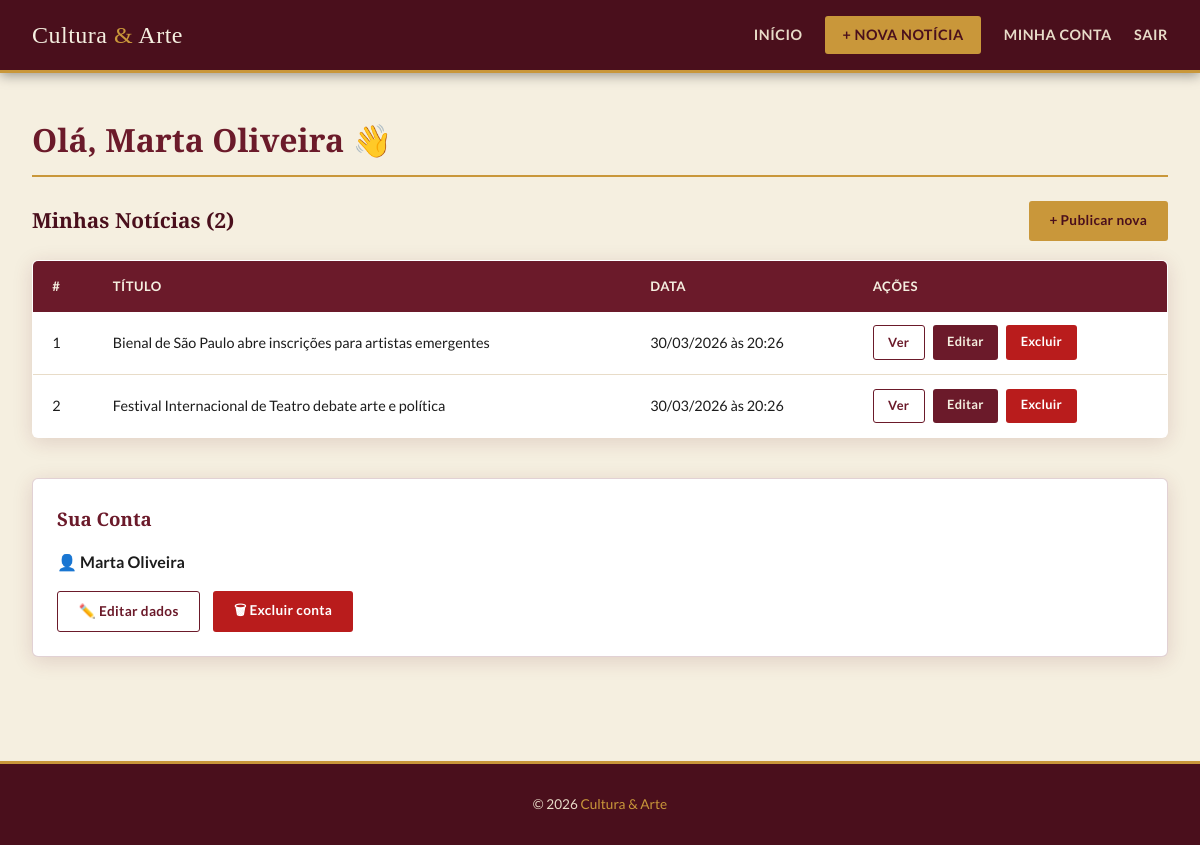
Page /dashboard.php (signed in) on the committed database.
### tables this page shows
CREATE TABLE IF NOT EXISTS noticias (
  id        INT AUTO_INCREMENT PRIMARY KEY,
  titulo    VARCHAR(255) NOT NULL,
  noticia   TEXT         NOT NULL,
  data      DATETIME     DEFAULT CURRENT_TIMESTAMP,
  autor     INT          NOT NULL,
  imagem    VARCHAR(255) DEFAULT NULL,
  CONSTRAINT fk_autor FOREIGN KEY (autor) REFERENCES usuarios(id)
    ON DELETE CASCADE ON UPDATE CASCADE
);

### funcoes.php (called while the page is built, shortened)
<?php
function limpar(string $str): string {
    return htmlspecialchars(trim($str), ENT_QUOTES, 'UTF-8');
}
function usuarioLogado(): array {
    return [
        'id'   => $_SESSION['usuario_id']   ?? null,
        'nome' => $_SESSION['usuario_nome'] ?? '',
    ];
}
function formatarData(string $data): string {
    $dt = new DateTime($data);
    return $dt->format('d/m/Y \à\s H:i');
}

### dashboard.php (the view, shortened to what this page needs)
<?php
require_once 'conexao.php';
$user = usuarioLogado();
$stmt = $pdo->prepare("
    SELECT id, titulo, data FROM noticias
    WHERE autor = ?
    ORDER BY data DESC
");
$stmt->execute([$user['id']]);
$minhas = $stmt->fetchAll();
?>
<!DOCTYPE html>
<html lang="pt-BR">
<head>
    <link rel="stylesheet" href="css/style.css">
</head>
<body>
<header>
    <div class="header-inner">
        <a href="index.php" class="logo">Cultura <span>&amp;</span> Arte</a>
        <nav>
            <a href="index.php">Início</a>
            <a href="nova_noticia.php" class="btn-nav">+ Nova Notícia</a>
            <a href="editar_usuario.php">Minha Conta</a>
            <a href="logout.php">Sair</a>
        </nav>
    </div>
</header>
<main class="container">
    <h1 class="page-title">Olá, <?= limpar($user['nome']) ?> 👋</h1>
    <div style="display:flex;justify-content:space-between;align-items:center;margin-bottom:1.2rem;flex-wrap:wrap;gap:.8rem;">
        <h2 style="font-family:'Playfair Display',serif;font-size:1.3rem;color:var(--vinho-escuro)">
            Minhas Notícias (<?= count($minhas) ?>)
        </h2>
        <a href="nova_noticia.php" class="btn btn-dourado">+ Publicar nova</a>
    </div>
    <?php if (empty($minhas)): ?>
        <div class="empty">
            <h3>Você ainda não publicou nenhuma notícia.</h3>
            <a href="nova_noticia.php" class="btn btn-primary" style="margin-top:1rem">Publicar agora</a>
        </div>
    <?php else: ?>
        <table>
            <thead>
                <tr>
                    <th>#</th>
                    <th>Título</th>
                    <th>Data</th>
                    <th>Ações</th>
                </tr>
            </thead>
            <tbody>
                <?php foreach ($minhas as $i => $n): ?>
                <tr>
                    <td><?= $i + 1 ?></td>
                    <td><?= limpar($n['titulo']) ?></td>
                    <td><?= formatarData($n['data']) ?></td>
                    <td>
                        <div class="acoes">
                            <a href="noticia.php?id=<?= $n['id'] ?>" class="btn btn-secondary" style="padding:.35rem .9rem;font-size:.8rem">Ver</a>
                            <a href="editar_noticia.php?id=<?= $n['id'] ?>" class="btn btn-primary" style="padding:.35rem .9rem;font-size:.8rem">Editar</a>
                            <a href="excluir_noticia.php?id=<?= $n['id'] ?>"
                               class="btn btn-danger"
                               style="padding:.35rem .9rem;font-size:.8rem"
                               onclick="return confirm('Excluir esta notícia?')">Excluir</a>
                        </div>
                    </td>
                </tr>
                <?php endforeach; ?>
            </tbody>
        </table>
    <?php endif; ?>
    <div style="margin-top:2.5rem;padding:1.5rem;background:var(--branco);border:var(--borda);border-radius:6px;box-shadow:var(--sombra);">
        <h3 style="font-family:'Playfair Display',serif;color:var(--vinho);margin-bottom:.8rem">Sua Conta</h3>
        <p>👤 <strong><?= limpar($user['nome']) ?></strong></p>
        <div style="margin-top:1rem;display:flex;gap:.8rem;flex-wrap:wrap;">
            <a href="editar_usuario.php" class="btn btn-secondary">✏️ Editar dados</a>
            <a href="excluir_usuario.php"
               class="btn btn-danger"
               onclick="return confirm('Deseja excluir sua conta permanentemente?')">🗑 Excluir conta</a>
        </div>
    </div>
</main>
<footer>
    <p>&copy; <?= date('Y') ?> <span>Cultura &amp; Arte</span></p>
</footer>
</body>
</html>

### css/style.css (style rules this page uses)
:root { --vinho: #6B1A2A; --vinho-escuro: #4A0F1C; --dourado: #C9973A; --creme: #F5EFE0; --creme-escuro: #E8DCC8; --carvao: #1C1C1C; --cinza: #7A7A7A; --branco: #FFFFFF; --sombra: 0 4px 20px rgba(107,26,42,.15); --borda: 1px solid rgba(107,26,42,.2); }
*, *::before, *::after { box-sizing: border-box; margin: 0; padding: 0; }
body { font-family: 'Lato', sans-serif; background: var(--creme); color: var(--carvao); line-height: 1.7; min-height: 100vh; }
a { color: inherit; text-decoration: none; }
header { background: var(--vinho-escuro); border-bottom: 3px solid var(--dourado); padding: 0 2rem; position: sticky; top: 0; z-index: 100; box-shadow: 0 2px 12px rgba(0,0,0,.4); }
.header-inner { max-width: 1200px; margin: 0 auto; display: flex; align-items: center; justify-content: space-between; gap: 1rem; height: 70px; }
.logo { font-family: 'Playfair Display', serif; font-size: 1.5rem; color: var(--creme); letter-spacing: .5px; }
.logo span { color: var(--dourado); }
nav { display: flex; align-items: center; gap: 1.4rem; flex-wrap: wrap; }
nav a { color: var(--creme-escuro); font-size: .9rem; font-weight: 700; letter-spacing: .5px; text-transform: uppercase; transition: color .2s; }
.btn-nav { background: var(--dourado); color: var(--vinho-escuro) !important; padding: .4rem 1.1rem; border-radius: 3px; font-weight: 700 !important; transition: background .2s, transform .15s !important; }
.container { max-width: 1200px; margin: 0 auto; padding: 2.5rem 2rem; }
.btn { display: inline-block; padding: .5rem 1.3rem; border-radius: 3px; font-size: .85rem; font-weight: 700; cursor: pointer; border: none; transition: background .2s, transform .15s; font-family: 'Lato', sans-serif; letter-spacing: .3px; }
.btn-primary { background: var(--vinho); color: var(--creme); }
.btn-secondary { background: transparent; color: var(--vinho); border: 1.5px solid var(--vinho); }
.btn-danger { background: #b91c1c; color: #fff; }
.btn-dourado { background: var(--dourado); color: var(--vinho-escuro); }
.page-title { font-family: 'Playfair Display', serif; font-size: 2rem; color: var(--vinho); margin-bottom: 1.5rem; border-bottom: 2px solid var(--dourado); padding-bottom: .5rem; }
table { width: 100%; border-collapse: collapse; background: var(--branco); border: var(--borda); border-radius: 6px; overflow: hidden; box-shadow: var(--sombra); }
thead { background: var(--vinho); color: var(--creme); }
thead th { padding: .9rem 1.2rem; text-align: left; font-size: .82rem; letter-spacing: .5px; text-transform: uppercase; }
tbody tr { border-bottom: 1px solid var(--creme-escuro); transition: background .15s; }
tbody td { padding: .85rem 1.2rem; font-size: .9rem; }
.acoes { display: flex; gap: .5rem; }
footer { background: var(--vinho-escuro); color: var(--creme-escuro); text-align: center; padding: 1.8rem 1rem; margin-top: 4rem; font-size: .85rem; border-top: 3px solid var(--dourado); }
footer span { color: var(--dourado); }

### rows in the picture
noticias: titulo "Bienal de São Paulo abre inscrições para artistas emergentes", data "30/03/2026 às 20:26"
noticias: titulo "Festival Internacional de Teatro debate arte e política", data "30/03/2026 às 20:26"

### other values in the picture
limpar($user['nome']) "Marta Oliveira"
count($minhas) "2"
